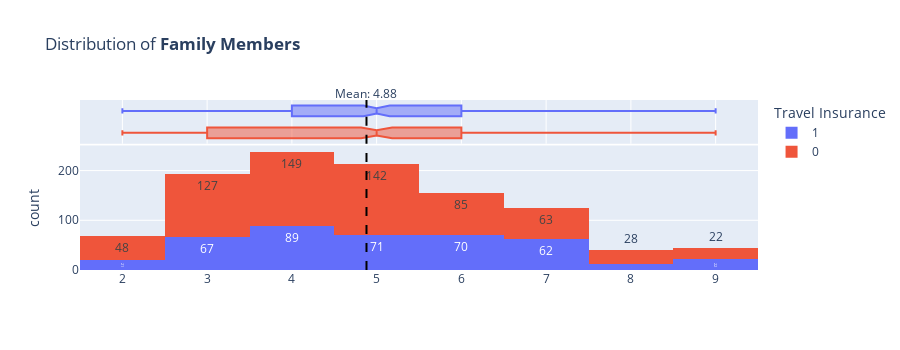
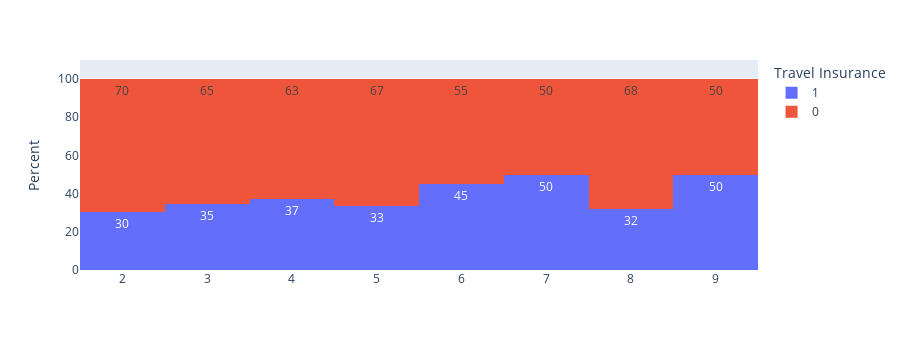

The code cell stored with these charts, in order, in its notebook:
### Markdown cell above
#### 1.4.3. **Family Members**

### Code cell
numerical_overview_plot(df_train_eda, "Family Members", 2)

### Figure 1 — Plotly figure (JSON) as saved in the notebook; plotly's stock layout.template omitted (floating-point values rounded to 4 significant figures; data arrays with more than 128 entries replaced by an {"elided": "..."} marker saying what was removed)
{"data": [{"alignmentgroup": "True", "bingroup": "x", "histfunc": "count", "hovertemplate": "Travel Insurance=1<br>=%{x}<br>count=%{y}<extra></extra>", "legendgroup": "1", "marker": {"color": "#636efa", "pattern": {"shape": ""}}, "name": "1", "offsetgroup": "1", "orientation": "v", "showlegend": true, "texttemplate": "%{value}", "type": "histogram", "x": {"elided": "415 int values"}, "xaxis": "x", "y": {"elided": "415 int values"}, "yaxis": "y"}, {"alignmentgroup": "True", "hovertemplate": "Travel Insurance=1<br>=%{x}<extra></extra>", "legendgroup": "1", "marker": {"color": "#636efa"}, "name": "1", "notched": true, "offsetgroup": "1", "showlegend": false, "type": "box", "x": {"elided": "415 int values"}, "xaxis": "x2", "yaxis": "y2"}, {"alignmentgroup": "True", "bingroup": "x", "histfunc": "count", "hovertemplate": "Travel Insurance=0<br>=%{x}<br>count=%{y}<extra></extra>", "legendgroup": "0", "marker": {"color": "#EF553B", "pattern": {"shape": ""}}, "name": "0", "offsetgroup": "0", "orientation": "v", "showlegend": true, "texttemplate": "%{value}", "type": "histogram", "x": {"elided": "664 int values"}, "xaxis": "x", "y": {"elided": "664 int values"}, "yaxis": "y"}, {"alignmentgroup": "True", "hovertemplate": "Travel Insurance=0<br>=%{x}<extra></extra>", "legendgroup": "0", "marker": {"color": "#EF553B"}, "name": "0", "notched": true, "offsetgroup": "0", "showlegend": false, "type": "box", "x": {"elided": "664 int values"}, "xaxis": "x2", "yaxis": "y2"}], "layout": {"annotations": [{"showarrow": false, "text": "Mean: 4.88", "x": 4.88, "y": 1.1, "yref": "paper"}], "barmode": "relative", "height": 350, "legend": {"title": {"text": "Travel Insurance"}, "tracegroupgap": 0}, "shapes": [{"line": {"color": "black", "dash": "dash"}, "type": "line", "x0": 4.88, "x1": 4.88, "xref": "x", "y0": 0, "y1": 1, "yref": "y domain"}, {"line": {"color": "black", "dash": "dash"}, "type": "line", "x0": 4.88, "x1": 4.88, "xref": "x2", "y0": 0, "y1": 1, "yref": "y2 domain"}], "title": {"text": "Distribution of <b>Family Members</b>"}, "xaxis": {"anchor": "y", "domain": [0, 1], "dtick": 1, "range": [1.5, 9.5], "title": {"text": ""}}, "xaxis2": {"anchor": "y2", "domain": [0, 1], "dtick": 1, "matches": "x", "showgrid": true, "showticklabels": false}, "yaxis": {"anchor": "x", "categoryarray": [0, 1], "categoryorder": "array", "domain": [0, 0.7326], "title": {"text": "count"}}, "yaxis2": {"anchor": "x2", "categoryarray": [0, 1], "categoryorder": "array", "domain": [0.7426, 1], "matches": "y2", "showgrid": false, "showline": false, "showticklabels": false, "ticks": ""}}}

### Figure 2 — Plotly figure (JSON) as saved in the notebook; plotly's stock layout.template omitted (floating-point values rounded to 4 significant figures; data arrays with more than 128 entries replaced by an {"elided": "..."} marker saying what was removed)
{"data": [{"alignmentgroup": "True", "bingroup": "x", "histfunc": "count", "hovertemplate": "Travel Insurance=1<br>=%{x}<br>count (normalized as percent)=%{y}<extra></extra>", "legendgroup": "1", "marker": {"color": "#636efa", "pattern": {"shape": ""}}, "name": "1", "offsetgroup": "1", "orientation": "v", "showlegend": true, "textangle": 0, "texttemplate": "%{value:.0f}", "type": "histogram", "x": {"elided": "415 int values"}, "xaxis": "x", "y": {"elided": "415 int values"}, "yaxis": "y"}, {"alignmentgroup": "True", "bingroup": "x", "histfunc": "count", "hovertemplate": "Travel Insurance=0<br>=%{x}<br>count (normalized as percent)=%{y}<extra></extra>", "legendgroup": "0", "marker": {"color": "#EF553B", "pattern": {"shape": ""}}, "name": "0", "offsetgroup": "0", "orientation": "v", "showlegend": true, "textangle": 0, "texttemplate": "%{value:.0f}", "type": "histogram", "x": {"elided": "664 int values"}, "xaxis": "x", "y": {"elided": "664 int values"}, "yaxis": "y"}], "layout": {"barmode": "relative", "barnorm": "percent", "height": 350, "legend": {"title": {"text": "Travel Insurance"}, "tracegroupgap": 0}, "margin": {"t": 60}, "xaxis": {"anchor": "y", "domain": [0, 1], "dtick": 1, "range": [1.5, 9.5], "title": {"text": ""}}, "yaxis": {"anchor": "x", "categoryarray": [0, 1], "categoryorder": "array", "domain": [0, 1], "range": [0, 110], "title": {"text": "Percent"}}}}
